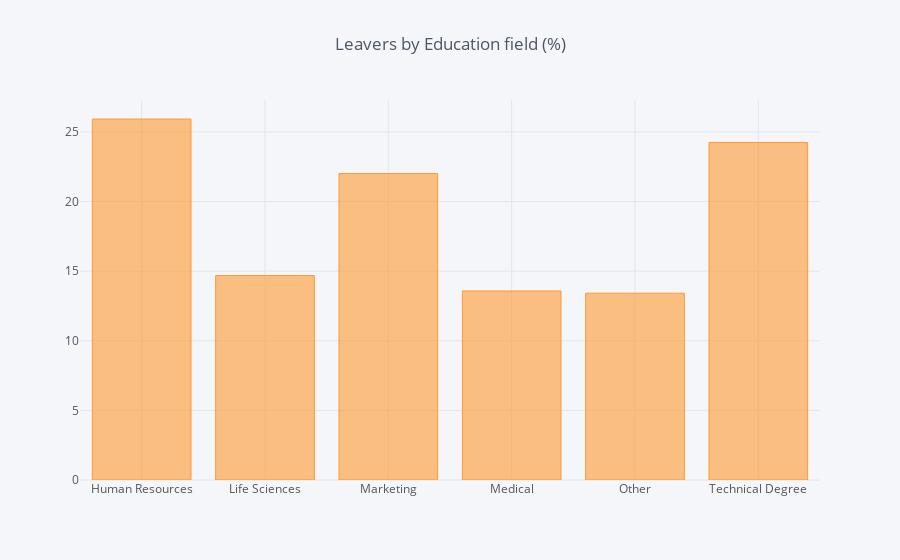

The cell this chart's notebook holds for it:
### Code cell
#Educational Background areas

df_human_resources['EducationField'].value_counts()


df_EducationField = pd.DataFrame(columns=["EducationField", "% of Leavers"])
i = 0
for field in list(df_human_resources['EducationField'].unique()):
    ratio = (df_human_resources[(df_human_resources['EducationField']==field)&(df_human_resources['Attrition']=="Yes")].shape[0] / df_human_resources[df_human_resources["EducationField"]==field].shape[0])
    df_EducationField.loc[i] = (field, ratio*100)
    i += 1

df_EducationFieldGroup = df_EducationField.groupby(by="EducationField").sum()
df_EducationFieldGroup.iplot(kind='bar', title='Leavers by Education field (%)')

### Figure 1 — Plotly figure (JSON) as saved in the notebook; plotly's stock layout.template omitted (floating-point values rounded to 4 significant figures)
{"data": [{"marker": {"color": "rgba(255, 153, 51, 0.6)", "line": {"color": "rgba(255, 153, 51, 1.0)", "width": 1}}, "name": "% of Leavers", "orientation": "v", "text": "", "type": "bar", "uid": "773eec92-b22d-48b6-94a5-5fc9db0e5aaa", "x": ["Human Resources", "Life Sciences", "Marketing", "Medical", "Other", "Technical Degree"], "y": [25.93, 14.69, 22.01, 13.58, 13.41, 24.24]}], "layout": {"legend": {"bgcolor": "#F5F6F9", "font": {"color": "#4D5663"}}, "paper_bgcolor": "#F5F6F9", "plot_bgcolor": "#F5F6F9", "title": {"font": {"color": "#4D5663"}, "text": "Leavers by Education field (%)"}, "xaxis": {"gridcolor": "#E1E5ED", "showgrid": true, "tickfont": {"color": "#4D5663"}, "title": {"font": {"color": "#4D5663"}, "text": ""}, "zerolinecolor": "#E1E5ED"}, "yaxis": {"gridcolor": "#E1E5ED", "showgrid": true, "tickfont": {"color": "#4D5663"}, "title": {"font": {"color": "#4D5663"}, "text": ""}, "zerolinecolor": "#E1E5ED"}}}
